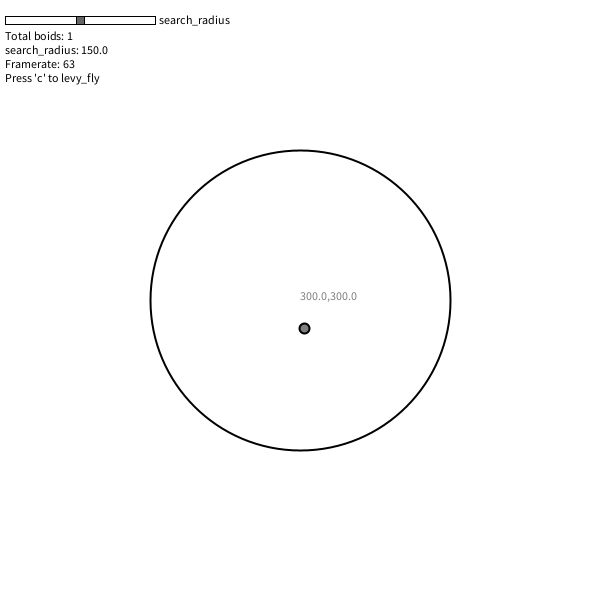
Frame 1 (no input)
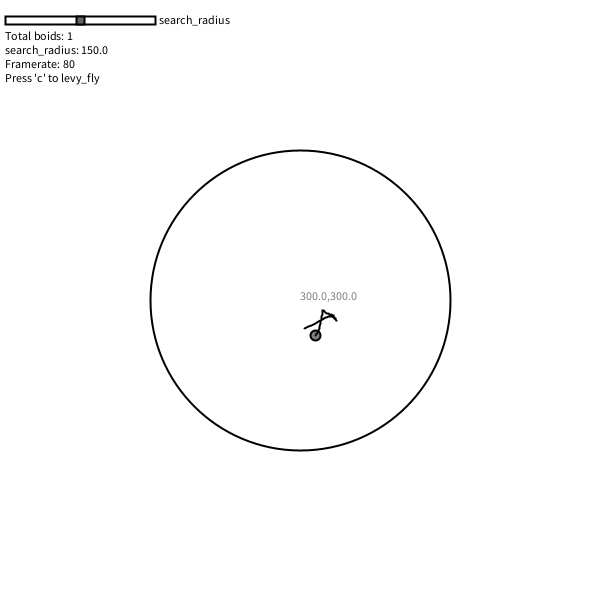
Frame 60 (the mouse pressed at the canvas centre just before this capture)
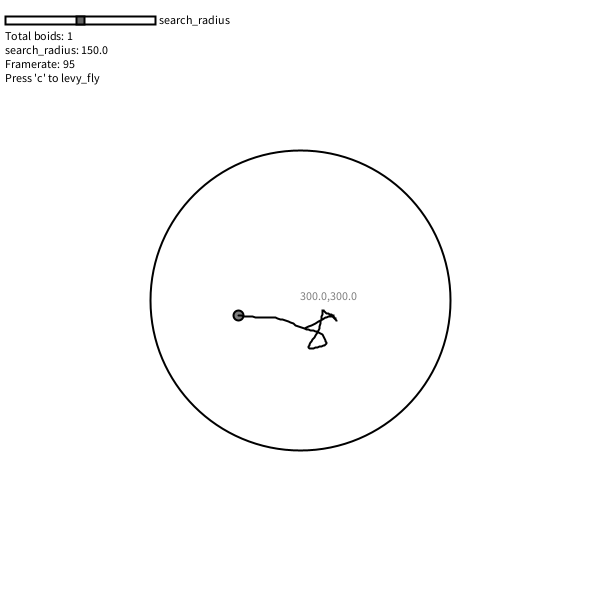
Frame 120 (the mouse held since frame 60 and released just before this capture)

The Processing sketch that drew these frames (run headless with seeded random() and noise(); from frame 60 on, the mouse is pressed at the canvas centre):

// Processing sketch: Foraging
// ── Foraging.pde
// The Nature of Code
// Daniel Shiffman
// http://natureofcode.com

boolean showvalues = true;
boolean scrollbar = true;
ArrayList<Boid> boids; // An ArrayList for all the boids
void setup() {
  size(600, 600);
  frameRate(100);
  setupScrollbars();
  // Create a walker object
  boids = new ArrayList<Boid>(); // Initialize the ArrayList
  Boid b = new Boid();
  boids.add(b);
}

void draw() {
  background(255);
  drawScrollbars();
  
  // Run the walker object
  for (Boid b : boids) {
      b.walk();
      b.display();
  }

  if (showvalues) {
    fill(0);
    textAlign(LEFT);
    text("Total boids: " + boids.size() + "\n" + "search_radius: " + search_radius +"\n" + "Framerate: " + round(frameRate)+ "\nPress 'c' to levy_fly",5,40);// + "\nPress any key to show/hide sliders and text\nClick mouse to add more boids",5,100);
  }
}


void keyPressed() {
  if (key =='c') {
    for (Boid b : boids) {
      b.levy_flight();
    }
  }
}

// ── Boid.pde
// The Nature of Code
// Daniel Shiffman
// http://natureofcode.com

// A random walker class!

float search_radius;

class Boid {
  PVector position;
  PVector centric_pos;
  PVector noff;
  ArrayList<PVector> history;
  
  Boid() {
    position = new PVector(width/2, height/2);
    centric_pos = position.copy();
    history = new ArrayList<PVector>();
    noff = new PVector(random(1000),random(1000));
  }

  void display() {
    strokeWeight(2);
    fill(127);
    stroke(0);
    ellipse(position.x, position.y, 10, 10);
    
    //draw history
    beginShape();
    stroke(0);
    noFill();
    for (PVector v: history) {
      vertex(v.x, v.y);
    }
    endShape();
    
    //draw search cirle
    circle(centric_pos.x, centric_pos.y, search_radius*2);
    //ellipse(centric_pos.x, centric_pos.y, search_radius, search_radius);
    text(centric_pos.x+","+centric_pos.y,centric_pos.x,centric_pos.y); 
  }

  // Randomly move up, down, left, right, or stay in one place
  void walk() {
    
    position.x = map(noise(noff.x),0,1,centric_pos.x-search_radius,centric_pos.x+search_radius);
    position.y = map(noise(noff.y),0,1,centric_pos.y-search_radius,centric_pos.y+search_radius);
    
    noff.add(0.01,0.01,0);
    
     // Stay on the screen
    //position.x = constrain(position.x, 0, width-1);
    //position.y = constrain(position.y, 0, height-1);
    
    history.add(position.get());
    if (history.size() > 1000) {
      history.remove(0);
    }
  }
  
    // Perform a big step jump
  void levy_flight() {
    
    position.x = map(random(1),0,1,0,width);
    position.y = map(random(1),0,1,0,height);
    
    centric_pos = position.copy();
    print("levy fligth performed "+position+"\n");
  }
}

// ── scrollbar.pde
// The Nature of Code
// Daniel Shiffman
// http://natureofcode.com

// Code based on "Scrollbar" by Casey Reas

HScrollbar[] hs = new HScrollbar[1];//
String[] labels =  {"search_radius"};

int x = 5;
int y = 20;
int w = 150;
int h = 8;
int l = 2;
int spacing = 4;

void setupScrollbars() {
  for (int i = 0; i < hs.length; i++) {
    hs[i] = new HScrollbar(x, y + i*(h+spacing), w, h, l);
    hs[i].setPos(0.5);
  }

  //hs[0].setPos(0.5);
  //hs[1].setPos(0.5);
  //hs[2].setPos(0.5);
  //hs[3].setPos(0.5);
  //hs[4].setPos(0.05);

}

void drawScrollbars() {
  //if (showvalues) {
  search_radius = hs[0].getPos()*300.0f;     //sep.mult(25.0f);
  //awt = hs[1].getPos()*2.0f;     //sep.mult(25.0f);
  //cwt = hs[2].getPos()*2.0f;     //sep.mult(25.0f);
  //maxspeed = hs[3].getPos()*10.0f;
  //maxforce = hs[4].getPos()*0.5;


  if (showvalues) {
    for (int i = 0; i < hs.length; i++) {
      hs[i].update();
      hs[i].draw();
      fill(0);
      textAlign(LEFT);
      text(labels[i],x+w+spacing,y+i*(h+spacing)+spacing);
      //text(hs[i].getPos(),x+w+spacing+75,y+i*(h+spacing)+spacing);
    }
  }
}


class HScrollbar
{
  int swidth, sheight;    // width and height of bar
  int xpos, ypos;         // x and y position of bar
  float spos, newspos;    // x position of slider
  int sposMin, sposMax;   // max and min values of slider
  int loose;              // how loose/heavy
  boolean over;           // is the mouse over the slider?
  boolean locked;
  float ratio;

  HScrollbar (int xp, int yp, int sw, int sh, int l) {
    swidth = sw;
    sheight = sh;
    int widthtoheight = sw - sh;
    ratio = (float)sw / (float)widthtoheight;
    xpos = xp;
    ypos = yp-sheight/2;
    spos = xpos;
    newspos = spos;
    sposMin = xpos;
    sposMax = xpos + swidth - sheight;
    loose = l;
  }

  void update() {
    if(over()) {
      over = true;
    } 
    else {
      over = false;
    }
    if(mousePressed && over) {
      scrollbar = true;
      locked = true;
    }
    if(!mousePressed) {
      locked = false;
      scrollbar = false;
    }
    if(locked) {
      newspos = constrain(mouseX-sheight/2, sposMin, sposMax);
    }
    if(abs(newspos - spos) > 0) {
      spos = spos + (newspos-spos)/loose;
    }
  }

  int constrain(int val, int minv, int maxv) {
    return min(max(val, minv), maxv);
  }

  boolean over() {
    if(mouseX > xpos && mouseX < xpos+swidth &&
      mouseY > ypos && mouseY < ypos+sheight) {
      return true;
    } 
    else {
      return false;
    }
  }

  void draw() {
    fill(255);
    rectMode(CORNER);
    rect(xpos, ypos, swidth, sheight);
    if(over || locked) {
      fill(153, 102, 0);
    } 
    else {
      fill(102, 102, 102);
    }
    rect(spos, ypos, sheight, sheight);
  }

  void setPos(float s) {
    spos = xpos + s*(sposMax-sposMin);
    newspos = spos;
  }

  float getPos() {
    // convert spos to be values between
    // 0 and the total width of the scrollbar
    return ((spos-xpos))/(sposMax-sposMin);// * ratio;
  }
}
